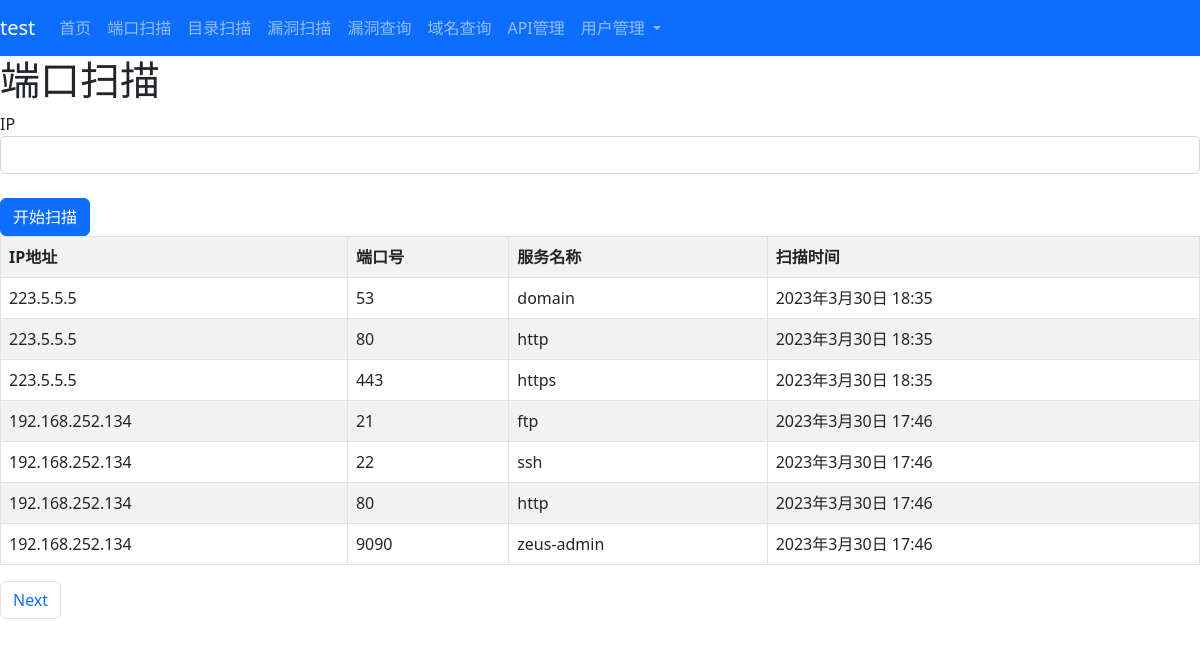
/port-scan/ (signed in), run on the app's committed database.
### portscan/models.py (models this page shows)
class Ports(models.Model):
    username = models.CharField(max_length=20)
    ip = models.GenericIPAddressField()
    portid = models.IntegerField()
    service = models.CharField(max_length=30,default='unknown')
    datetime = models.DateTimeField()

### portscan/views.py (the view, shortened to what this page needs)
# urls.py: path('port-scan/',portscan_views.scanner),
def scanner(request):
    if not request.session.get('is_login', None):
        return redirect('/')
    port_list = models.Ports.objects.filter(username=request.session['username']).order_by("-datetime")
    port_list = Paginator(port_list, 7)
    page = request.GET.get('page')
    port_list = port_list.get_page(page)
    return render(request,'port-scan.html',locals())

### templates/port-scan.html (shortened to what this page needs)
{%extends "base.html" %}
{% block mainbody %}
<h1>端口扫描</h1>
<div class="row">
    <div class="col p-6">
        <form action="/port-scan/" method="post">
        <label>IP</label>
        <input class="form-control"  type="text" name="ip"><br/>
        <input type="submit" value="开始扫描" class="btn btn-primary btn-block"/>
        </form>
    </div>
</div>
<div class="row">
    <div class="col p-6">
        <table class="table table-bordered table-striped">
            <tr>
                <th>IP地址</th>
                <th>端口号</th>
                <th>服务名称</th>
                <th>扫描时间</th>
            </tr>
            {% for result in port_list %}
            <tr>
                <td>{{ result.ip }}</td>
                <td>{{ result.portid }}</td>
                <td>{{ result.service }}</td>
                <td>{{ result.datetime }}</td>
            </tr>
            {% endfor %}
        </table>
        <ul class="pagination">
            {% if port_list.has_next %}
            <li class="page-item"><a class="page-link" href="/port-scan/?page={{ port_list.next_page_number }}">Next</a></li>
            {% endif %}
        </ul>
    </div>
</div>
{% endblock %}

### data on the page
Ports: ip "223.5.5.5", portid "53", service "domain", datetime "2023年3月30日 18:35"
Ports: ip "223.5.5.5", portid "80", service "http", datetime "2023年3月30日 18:35"
Ports: ip "223.5.5.5", portid "443", service "https", datetime "2023年3月30日 18:35"
Ports: ip "192.168.252.134", portid "21", service "ftp", datetime "2023年3月30日 17:46"
Ports: ip "192.168.252.134", portid "22", service "ssh", datetime "2023年3月30日 17:46"
Ports: ip "192.168.252.134", portid "80", service "http", datetime "2023年3月30日 17:46"
Ports: ip "192.168.252.134", portid "9090", service "zeus-admin", datetime "2023年3月30日 17:46"

### other printed values
{{ request.session.username }} "test"
